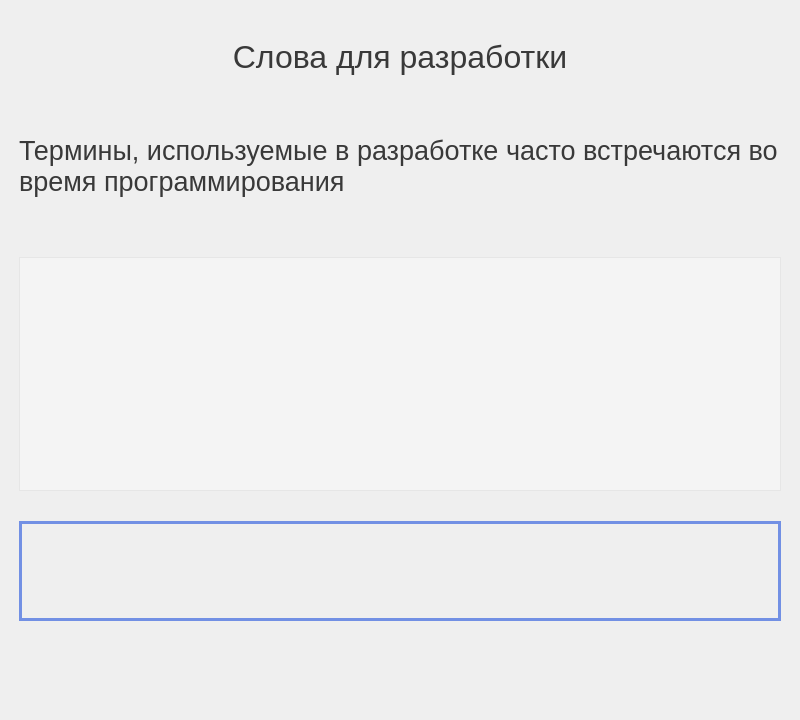
<?xml version="1.0" encoding="UTF-8"?>
<ui version="4.0">
 <class>TechEng</class>
 <widget class="QWidget" name="TechEng">
  <property name="geometry">
   <rect>
    <x>0</x>
    <y>0</y>
    <width>800</width>
    <height>720</height>
   </rect>
  </property>
  <property name="minimumSize">
   <size>
    <width>800</width>
    <height>720</height>
   </size>
  </property>
  <property name="windowTitle">
   <string>TechEng</string>
  </property>
  <property name="styleSheet">
   <string notr="true"/>
  </property>
  <layout class="QVBoxLayout" name="verticalLayout_3">
   <property name="leftMargin">
    <number>0</number>
   </property>
   <property name="topMargin">
    <number>0</number>
   </property>
   <property name="rightMargin">
    <number>0</number>
   </property>
   <property name="bottomMargin">
    <number>0</number>
   </property>
   <item>
    <widget class="QWidget" name="widget" native="true">
     <layout class="QVBoxLayout" name="verticalLayout_4">
      <item>
       <layout class="QVBoxLayout" name="verticalLayout">
        <property name="spacing">
         <number>60</number>
        </property>
        <property name="leftMargin">
         <number>10</number>
        </property>
        <property name="topMargin">
         <number>30</number>
        </property>
        <property name="rightMargin">
         <number>10</number>
        </property>
        <property name="bottomMargin">
         <number>10</number>
        </property>
        <item>
         <widget class="QLabel" name="label">
          <property name="font">
           <font>
            <family>Segoe UI Historic</family>
            <pointsize>24</pointsize>
           </font>
          </property>
          <property name="styleSheet">
           <string notr="true">color: rgb(57, 57, 57)</string>
          </property>
          <property name="text">
           <string>Слова для разработки</string>
          </property>
          <property name="alignment">
           <set>Qt::AlignCenter</set>
          </property>
         </widget>
        </item>
        <item>
         <layout class="QHBoxLayout" name="horizontalLayout">
          <item>
           <widget class="QLabel" name="label_2">
            <property name="font">
             <font>
              <family>Segoe UI Historic</family>
              <pointsize>20</pointsize>
              <weight>50</weight>
              <bold>false</bold>
             </font>
            </property>
            <property name="styleSheet">
             <string notr="true">color: rgb(57, 57, 57)</string>
            </property>
            <property name="text">
             <string>Термины, используемые в разработке часто встречаются во время программирования</string>
            </property>
            <property name="wordWrap">
             <bool>true</bool>
            </property>
           </widget>
          </item>
         </layout>
        </item>
        <item>
         <layout class="QVBoxLayout" name="verticalLayout_2">
          <property name="spacing">
           <number>30</number>
          </property>
          <property name="bottomMargin">
           <number>40</number>
          </property>
          <item>
           <widget class="QListWidget" name="wordList">
            <property name="font">
             <font>
              <family>Segoe UI Historic</family>
              <pointsize>20</pointsize>
             </font>
            </property>
            <property name="styleSheet">
             <string notr="true">background:rgba(255, 255, 255, 0.3);
color: rgb(57, 57, 57)</string>
            </property>
           </widget>
          </item>
          <item>
           <widget class="QLabel" name="answer">
            <property name="minimumSize">
             <size>
              <width>300</width>
              <height>100</height>
             </size>
            </property>
            <property name="maximumSize">
             <size>
              <width>16777215</width>
              <height>100</height>
             </size>
            </property>
            <property name="font">
             <font>
              <family>Segoe UI Historic</family>
              <pointsize>20</pointsize>
             </font>
            </property>
            <property name="styleSheet">
             <string notr="true">border-width:3px;
border-color: rgb(114, 144, 228);
color: rgb(57, 57, 57);
border-style: solid</string>
            </property>
            <property name="text">
             <string/>
            </property>
            <property name="wordWrap">
             <bool>true</bool>
            </property>
           </widget>
          </item>
          <item>
           <spacer name="verticalSpacer">
            <property name="orientation">
             <enum>Qt::Vertical</enum>
            </property>
            <property name="sizeType">
             <enum>QSizePolicy::Fixed</enum>
            </property>
            <property name="sizeHint" stdset="0">
             <size>
              <width>20</width>
              <height>40</height>
             </size>
            </property>
           </spacer>
          </item>
         </layout>
        </item>
       </layout>
      </item>
     </layout>
    </widget>
   </item>
  </layout>
 </widget>
 <resources/>
 <connections/>
</ui>
